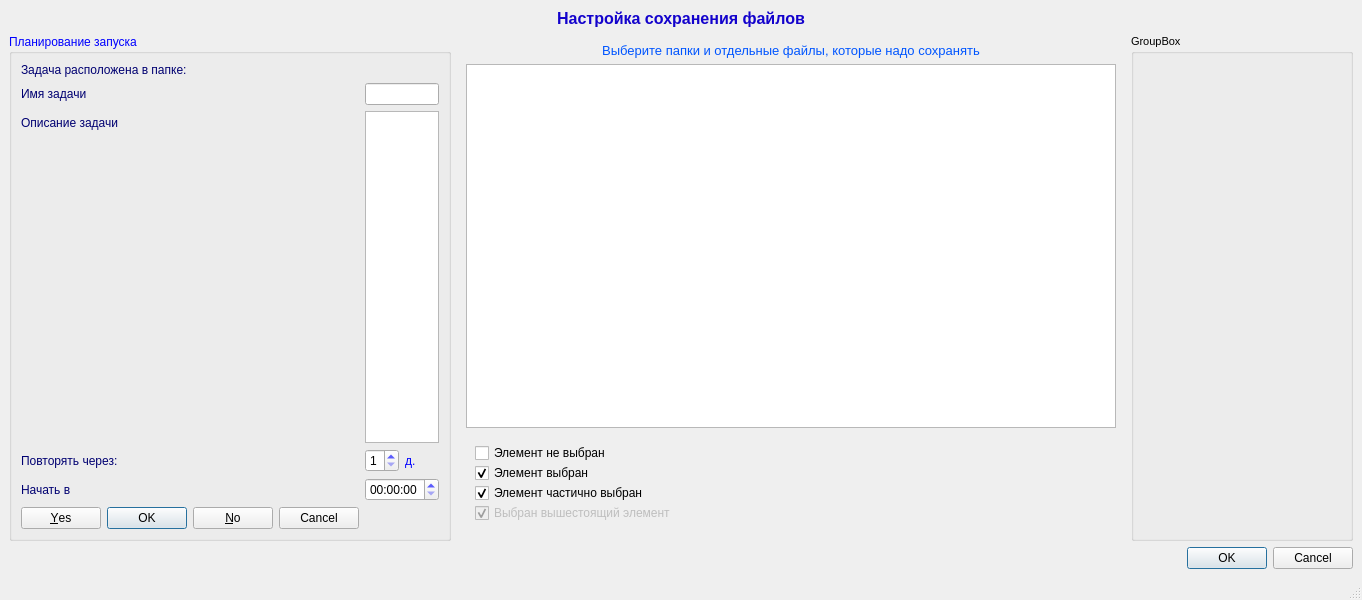
<?xml version="1.0" encoding="UTF-8"?>
<ui version="4.0">
 <class>MainWindow</class>
 <widget class="QMainWindow" name="MainWindow">
  <property name="geometry">
   <rect>
    <x>0</x>
    <y>0</y>
    <width>1362</width>
    <height>600</height>
   </rect>
  </property>
  <property name="windowTitle">
   <string>MainWindow</string>
  </property>
  <widget class="QWidget" name="centralwidget">
   <layout class="QVBoxLayout" name="verticalLayout_3">
    <property name="sizeConstraint">
     <enum>QLayout::SetMinAndMaxSize</enum>
    </property>
    <item>
     <layout class="QVBoxLayout" name="verticalLayout">
      <item>
       <widget class="QLabel" name="label">
        <property name="sizePolicy">
         <sizepolicy hsizetype="Preferred" vsizetype="Fixed">
          <horstretch>0</horstretch>
          <verstretch>0</verstretch>
         </sizepolicy>
        </property>
        <property name="palette">
         <palette>
          <active>
           <colorrole role="WindowText">
            <brush brushstyle="SolidPattern">
             <color alpha="255">
              <red>19</red>
              <green>2</green>
              <blue>204</blue>
             </color>
            </brush>
           </colorrole>
           <colorrole role="Text">
            <brush brushstyle="SolidPattern">
             <color alpha="255">
              <red>0</red>
              <green>0</green>
              <blue>0</blue>
             </color>
            </brush>
           </colorrole>
          </active>
          <inactive>
           <colorrole role="WindowText">
            <brush brushstyle="SolidPattern">
             <color alpha="255">
              <red>19</red>
              <green>2</green>
              <blue>204</blue>
             </color>
            </brush>
           </colorrole>
           <colorrole role="Text">
            <brush brushstyle="SolidPattern">
             <color alpha="255">
              <red>0</red>
              <green>0</green>
              <blue>0</blue>
             </color>
            </brush>
           </colorrole>
          </inactive>
          <disabled>
           <colorrole role="WindowText">
            <brush brushstyle="SolidPattern">
             <color alpha="255">
              <red>120</red>
              <green>120</green>
              <blue>120</blue>
             </color>
            </brush>
           </colorrole>
           <colorrole role="Text">
            <brush brushstyle="SolidPattern">
             <color alpha="255">
              <red>120</red>
              <green>120</green>
              <blue>120</blue>
             </color>
            </brush>
           </colorrole>
          </disabled>
         </palette>
        </property>
        <property name="font">
         <font>
          <pointsize>12</pointsize>
          <weight>75</weight>
          <bold>true</bold>
         </font>
        </property>
        <property name="text">
         <string>Настройка сохранения файлов</string>
        </property>
        <property name="alignment">
         <set>Qt::AlignCenter</set>
        </property>
       </widget>
      </item>
      <item>
       <layout class="QHBoxLayout" name="horizontalLayout" stretch="1,3,1">
        <item>
         <widget class="QGroupBox" name="groupBox">
          <property name="palette">
           <palette>
            <active>
             <colorrole role="WindowText">
              <brush brushstyle="SolidPattern">
               <color alpha="255">
                <red>0</red>
                <green>0</green>
                <blue>255</blue>
               </color>
              </brush>
             </colorrole>
            </active>
            <inactive>
             <colorrole role="WindowText">
              <brush brushstyle="SolidPattern">
               <color alpha="255">
                <red>0</red>
                <green>0</green>
                <blue>255</blue>
               </color>
              </brush>
             </colorrole>
            </inactive>
            <disabled>
             <colorrole role="WindowText">
              <brush brushstyle="SolidPattern">
               <color alpha="255">
                <red>120</red>
                <green>120</green>
                <blue>120</blue>
               </color>
              </brush>
             </colorrole>
            </disabled>
           </palette>
          </property>
          <property name="title">
           <string>Планирование запуска</string>
          </property>
          <layout class="QFormLayout" name="formLayout">
           <item row="0" column="0" colspan="2">
            <widget class="QLabel" name="label_task_location">
             <property name="palette">
              <palette>
               <active>
                <colorrole role="WindowText">
                 <brush brushstyle="SolidPattern">
                  <color alpha="255">
                   <red>0</red>
                   <green>0</green>
                   <blue>113</blue>
                  </color>
                 </brush>
                </colorrole>
               </active>
               <inactive>
                <colorrole role="WindowText">
                 <brush brushstyle="SolidPattern">
                  <color alpha="255">
                   <red>0</red>
                   <green>0</green>
                   <blue>113</blue>
                  </color>
                 </brush>
                </colorrole>
               </inactive>
               <disabled>
                <colorrole role="WindowText">
                 <brush brushstyle="SolidPattern">
                  <color alpha="255">
                   <red>120</red>
                   <green>120</green>
                   <blue>120</blue>
                  </color>
                 </brush>
                </colorrole>
               </disabled>
              </palette>
             </property>
             <property name="text">
              <string>Задача расположена в папке:</string>
             </property>
            </widget>
           </item>
           <item row="1" column="0">
            <widget class="QLabel" name="label_4">
             <property name="palette">
              <palette>
               <active>
                <colorrole role="WindowText">
                 <brush brushstyle="SolidPattern">
                  <color alpha="255">
                   <red>0</red>
                   <green>0</green>
                   <blue>113</blue>
                  </color>
                 </brush>
                </colorrole>
               </active>
               <inactive>
                <colorrole role="WindowText">
                 <brush brushstyle="SolidPattern">
                  <color alpha="255">
                   <red>0</red>
                   <green>0</green>
                   <blue>113</blue>
                  </color>
                 </brush>
                </colorrole>
               </inactive>
               <disabled>
                <colorrole role="WindowText">
                 <brush brushstyle="SolidPattern">
                  <color alpha="255">
                   <red>120</red>
                   <green>120</green>
                   <blue>120</blue>
                  </color>
                 </brush>
                </colorrole>
               </disabled>
              </palette>
             </property>
             <property name="text">
              <string>Имя задачи</string>
             </property>
            </widget>
           </item>
           <item row="1" column="1">
            <widget class="QLineEdit" name="lineEdit_task_name">
             <property name="palette">
              <palette>
               <active>
                <colorrole role="WindowText">
                 <brush brushstyle="SolidPattern">
                  <color alpha="255">
                   <red>0</red>
                   <green>0</green>
                   <blue>255</blue>
                  </color>
                 </brush>
                </colorrole>
               </active>
               <inactive>
                <colorrole role="WindowText">
                 <brush brushstyle="SolidPattern">
                  <color alpha="255">
                   <red>0</red>
                   <green>0</green>
                   <blue>255</blue>
                  </color>
                 </brush>
                </colorrole>
               </inactive>
               <disabled>
                <colorrole role="WindowText">
                 <brush brushstyle="SolidPattern">
                  <color alpha="255">
                   <red>120</red>
                   <green>120</green>
                   <blue>120</blue>
                  </color>
                 </brush>
                </colorrole>
               </disabled>
              </palette>
             </property>
            </widget>
           </item>
           <item row="2" column="0">
            <widget class="QLabel" name="label_5">
             <property name="palette">
              <palette>
               <active>
                <colorrole role="WindowText">
                 <brush brushstyle="SolidPattern">
                  <color alpha="255">
                   <red>0</red>
                   <green>0</green>
                   <blue>113</blue>
                  </color>
                 </brush>
                </colorrole>
               </active>
               <inactive>
                <colorrole role="WindowText">
                 <brush brushstyle="SolidPattern">
                  <color alpha="255">
                   <red>0</red>
                   <green>0</green>
                   <blue>113</blue>
                  </color>
                 </brush>
                </colorrole>
               </inactive>
               <disabled>
                <colorrole role="WindowText">
                 <brush brushstyle="SolidPattern">
                  <color alpha="255">
                   <red>120</red>
                   <green>120</green>
                   <blue>120</blue>
                  </color>
                 </brush>
                </colorrole>
               </disabled>
              </palette>
             </property>
             <property name="text">
              <string>Описание задачи</string>
             </property>
            </widget>
           </item>
           <item row="2" column="1">
            <widget class="QPlainTextEdit" name="textEdit_task_desaription">
             <property name="palette">
              <palette>
               <active>
                <colorrole role="WindowText">
                 <brush brushstyle="SolidPattern">
                  <color alpha="255">
                   <red>0</red>
                   <green>0</green>
                   <blue>255</blue>
                  </color>
                 </brush>
                </colorrole>
               </active>
               <inactive>
                <colorrole role="WindowText">
                 <brush brushstyle="SolidPattern">
                  <color alpha="255">
                   <red>0</red>
                   <green>0</green>
                   <blue>255</blue>
                  </color>
                 </brush>
                </colorrole>
               </inactive>
               <disabled>
                <colorrole role="WindowText">
                 <brush brushstyle="SolidPattern">
                  <color alpha="255">
                   <red>120</red>
                   <green>120</green>
                   <blue>120</blue>
                  </color>
                 </brush>
                </colorrole>
               </disabled>
              </palette>
             </property>
            </widget>
           </item>
           <item row="3" column="0">
            <widget class="QLabel" name="label_9">
             <property name="palette">
              <palette>
               <active>
                <colorrole role="WindowText">
                 <brush brushstyle="SolidPattern">
                  <color alpha="255">
                   <red>0</red>
                   <green>0</green>
                   <blue>113</blue>
                  </color>
                 </brush>
                </colorrole>
               </active>
               <inactive>
                <colorrole role="WindowText">
                 <brush brushstyle="SolidPattern">
                  <color alpha="255">
                   <red>0</red>
                   <green>0</green>
                   <blue>113</blue>
                  </color>
                 </brush>
                </colorrole>
               </inactive>
               <disabled>
                <colorrole role="WindowText">
                 <brush brushstyle="SolidPattern">
                  <color alpha="255">
                   <red>120</red>
                   <green>120</green>
                   <blue>120</blue>
                  </color>
                 </brush>
                </colorrole>
               </disabled>
              </palette>
             </property>
             <property name="text">
              <string>Повторять через:</string>
             </property>
            </widget>
           </item>
           <item row="3" column="1">
            <layout class="QHBoxLayout" name="horizontalLayout_2">
             <item>
              <widget class="QSpinBox" name="spinBox_repeat">
               <property name="palette">
                <palette>
                 <active>
                  <colorrole role="WindowText">
                   <brush brushstyle="SolidPattern">
                    <color alpha="255">
                     <red>0</red>
                     <green>0</green>
                     <blue>255</blue>
                    </color>
                   </brush>
                  </colorrole>
                 </active>
                 <inactive>
                  <colorrole role="WindowText">
                   <brush brushstyle="SolidPattern">
                    <color alpha="255">
                     <red>0</red>
                     <green>0</green>
                     <blue>255</blue>
                    </color>
                   </brush>
                  </colorrole>
                 </inactive>
                 <disabled>
                  <colorrole role="WindowText">
                   <brush brushstyle="SolidPattern">
                    <color alpha="255">
                     <red>120</red>
                     <green>120</green>
                     <blue>120</blue>
                    </color>
                   </brush>
                  </colorrole>
                 </disabled>
                </palette>
               </property>
               <property name="minimum">
                <number>1</number>
               </property>
               <property name="maximum">
                <number>7</number>
               </property>
              </widget>
             </item>
             <item>
              <widget class="QLabel" name="label_10">
               <property name="text">
                <string>д.</string>
               </property>
              </widget>
             </item>
            </layout>
           </item>
           <item row="4" column="0">
            <widget class="QLabel" name="label_11">
             <property name="palette">
              <palette>
               <active>
                <colorrole role="WindowText">
                 <brush brushstyle="SolidPattern">
                  <color alpha="255">
                   <red>0</red>
                   <green>0</green>
                   <blue>113</blue>
                  </color>
                 </brush>
                </colorrole>
               </active>
               <inactive>
                <colorrole role="WindowText">
                 <brush brushstyle="SolidPattern">
                  <color alpha="255">
                   <red>0</red>
                   <green>0</green>
                   <blue>113</blue>
                  </color>
                 </brush>
                </colorrole>
               </inactive>
               <disabled>
                <colorrole role="WindowText">
                 <brush brushstyle="SolidPattern">
                  <color alpha="255">
                   <red>120</red>
                   <green>120</green>
                   <blue>120</blue>
                  </color>
                 </brush>
                </colorrole>
               </disabled>
              </palette>
             </property>
             <property name="text">
              <string>Начать в </string>
             </property>
            </widget>
           </item>
           <item row="4" column="1">
            <widget class="QTimeEdit" name="timeEdit_start_in">
             <property name="palette">
              <palette>
               <active>
                <colorrole role="WindowText">
                 <brush brushstyle="SolidPattern">
                  <color alpha="255">
                   <red>0</red>
                   <green>0</green>
                   <blue>255</blue>
                  </color>
                 </brush>
                </colorrole>
               </active>
               <inactive>
                <colorrole role="WindowText">
                 <brush brushstyle="SolidPattern">
                  <color alpha="255">
                   <red>0</red>
                   <green>0</green>
                   <blue>255</blue>
                  </color>
                 </brush>
                </colorrole>
               </inactive>
               <disabled>
                <colorrole role="WindowText">
                 <brush brushstyle="SolidPattern">
                  <color alpha="255">
                   <red>120</red>
                   <green>120</green>
                   <blue>120</blue>
                  </color>
                 </brush>
                </colorrole>
               </disabled>
              </palette>
             </property>
            </widget>
           </item>
           <item row="5" column="0">
            <widget class="QDialogButtonBox" name="buttonBox_planer">
             <property name="orientation">
              <enum>Qt::Horizontal</enum>
             </property>
             <property name="standardButtons">
              <set>QDialogButtonBox::Cancel|QDialogButtonBox::No|QDialogButtonBox::Ok|QDialogButtonBox::Yes</set>
             </property>
            </widget>
           </item>
          </layout>
         </widget>
        </item>
        <item>
         <widget class="QWidget" name="widget" native="true">
          <layout class="QVBoxLayout" name="verticalLayout_2" stretch="0,1,0">
           <item>
            <widget class="QLabel" name="label_2">
             <property name="sizePolicy">
              <sizepolicy hsizetype="Expanding" vsizetype="Fixed">
               <horstretch>0</horstretch>
               <verstretch>0</verstretch>
              </sizepolicy>
             </property>
             <property name="maximumSize">
              <size>
               <width>16777215</width>
               <height>16777215</height>
              </size>
             </property>
             <property name="palette">
              <palette>
               <active>
                <colorrole role="WindowText">
                 <brush brushstyle="SolidPattern">
                  <color alpha="255">
                   <red>0</red>
                   <green>85</green>
                   <blue>255</blue>
                  </color>
                 </brush>
                </colorrole>
               </active>
               <inactive>
                <colorrole role="WindowText">
                 <brush brushstyle="SolidPattern">
                  <color alpha="255">
                   <red>0</red>
                   <green>85</green>
                   <blue>255</blue>
                  </color>
                 </brush>
                </colorrole>
               </inactive>
               <disabled>
                <colorrole role="WindowText">
                 <brush brushstyle="SolidPattern">
                  <color alpha="255">
                   <red>120</red>
                   <green>120</green>
                   <blue>120</blue>
                  </color>
                 </brush>
                </colorrole>
               </disabled>
              </palette>
             </property>
             <property name="font">
              <font>
               <pointsize>10</pointsize>
              </font>
             </property>
             <property name="text">
              <string>Выберите папки и отдельные файлы, которые надо сохранять</string>
             </property>
             <property name="alignment">
              <set>Qt::AlignCenter</set>
             </property>
            </widget>
           </item>
           <item>
            <widget class="QTreeView" name="treeView">
             <property name="sizePolicy">
              <sizepolicy hsizetype="Preferred" vsizetype="Expanding">
               <horstretch>0</horstretch>
               <verstretch>0</verstretch>
              </sizepolicy>
             </property>
             <property name="baseSize">
              <size>
               <width>300</width>
               <height>200</height>
              </size>
             </property>
             <property name="alternatingRowColors">
              <bool>true</bool>
             </property>
             <property name="sortingEnabled">
              <bool>true</bool>
             </property>
            </widget>
           </item>
           <item>
            <widget class="QWidget" name="widget_2" native="true">
             <property name="sizePolicy">
              <sizepolicy hsizetype="Preferred" vsizetype="Minimum">
               <horstretch>0</horstretch>
               <verstretch>0</verstretch>
              </sizepolicy>
             </property>
             <layout class="QVBoxLayout" name="verticalLayout_4">
              <property name="spacing">
               <number>0</number>
              </property>
              <item>
               <widget class="QCheckBox" name="checkBox_no_select">
                <property name="focusPolicy">
                 <enum>Qt::NoFocus</enum>
                </property>
                <property name="text">
                 <string>Элемент не выбран</string>
                </property>
               </widget>
              </item>
              <item>
               <widget class="QCheckBox" name="checkBox_select">
                <property name="focusPolicy">
                 <enum>Qt::NoFocus</enum>
                </property>
                <property name="text">
                 <string>Элемент выбран</string>
                </property>
                <property name="checkable">
                 <bool>true</bool>
                </property>
                <property name="checked">
                 <bool>true</bool>
                </property>
               </widget>
              </item>
              <item>
               <widget class="QCheckBox" name="checkBox_partially_select">
                <property name="focusPolicy">
                 <enum>Qt::NoFocus</enum>
                </property>
                <property name="text">
                 <string>Элемент частично выбран</string>
                </property>
                <property name="checked">
                 <bool>true</bool>
                </property>
               </widget>
              </item>
              <item>
               <widget class="QCheckBox" name="checkBox_auto_select">
                <property name="enabled">
                 <bool>false</bool>
                </property>
                <property name="focusPolicy">
                 <enum>Qt::NoFocus</enum>
                </property>
                <property name="text">
                 <string>Выбран вышестоящий элемент</string>
                </property>
                <property name="checked">
                 <bool>true</bool>
                </property>
                <property name="tristate">
                 <bool>true</bool>
                </property>
               </widget>
              </item>
             </layout>
            </widget>
           </item>
          </layout>
         </widget>
        </item>
        <item>
         <widget class="QGroupBox" name="groupBox_2">
          <property name="font">
           <font>
            <pointsize>8</pointsize>
           </font>
          </property>
          <property name="title">
           <string>GroupBox</string>
          </property>
         </widget>
        </item>
       </layout>
      </item>
      <item>
       <widget class="QDialogButtonBox" name="buttonBox">
        <property name="orientation">
         <enum>Qt::Horizontal</enum>
        </property>
        <property name="standardButtons">
         <set>QDialogButtonBox::Cancel|QDialogButtonBox::Ok</set>
        </property>
       </widget>
      </item>
     </layout>
    </item>
   </layout>
  </widget>
  <widget class="QMenuBar" name="menubar">
   <property name="geometry">
    <rect>
     <x>0</x>
     <y>0</y>
     <width>1362</width>
     <height>18</height>
    </rect>
   </property>
  </widget>
  <widget class="QStatusBar" name="statusbar"/>
 </widget>
 <resources/>
 <connections/>
</ui>
